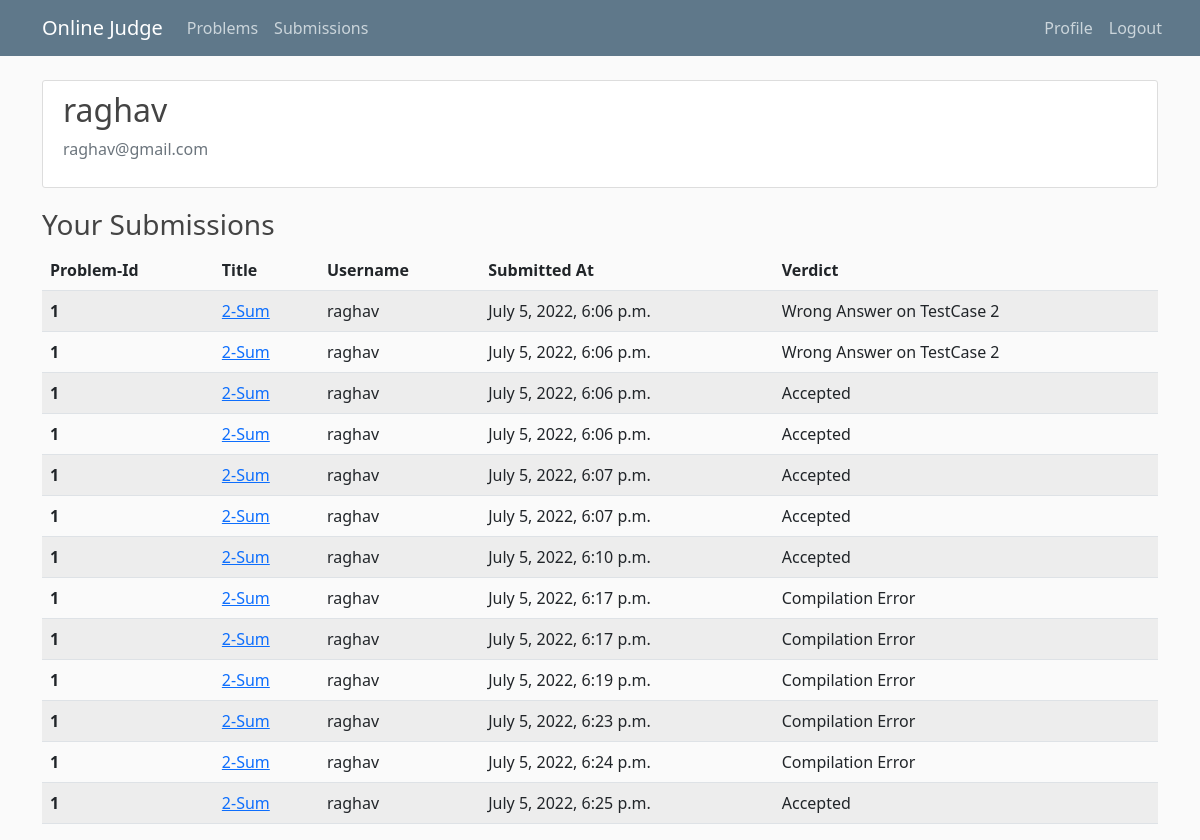
/profile/ (signed in), run on the app's committed database.
### problems/models.py (models this page shows)
class Submission(models.Model):
    user = models.ForeignKey(User, on_delete=models.CASCADE)
    problem = models.ForeignKey(Problem,on_delete=models.CASCADE)
    verdict = models.CharField(max_length=30);
    submitted_time = models.DateTimeField(default=timezone.now)
    submitted_code = models.TextField()

class Problem(models.Model):
    title = models.CharField(max_length=30,unique=True)
    content = models.TextField()
    difficulty = models.CharField(max_length=20)
    inputTestCasePath = models.CharField(max_length=200)
    outputTestCasePath = models.CharField(max_length=200)

### users/views.py (the view)
# urls.py: path('profile/', user_views.profile, name='profile'),
@login_required
def profile(request):
    submissions = Submission.objects.all()
    return render(request, 'users/profile.html',{'submissions': submissions})

### users/templates/users/profile.html
{% extends "problems/base.html" %}
{% block content %}
    <div class="content-section">
        <div class="media-body">
            <h2 class="account-heading">{{ user.username }} </h2>
            <p class="text-secondary">{{ user.email }} </p>
        </div>
    </div>
    <h3>Your Submissions</h3>
    <table class="table table-striped">
        <thead>
        <tr>
            <th scope="col">Problem-Id</th>
            <th scope="col">Title</th>
            <th scope="col">Username</th>
            <th scope="col">Submitted At</th>
            <th scope="col">Verdict</th>
        </tr>
        </thead>
        <tbody>
            {% for submission in submissions %}
                <tr>
                    <th scope="row">{{submission.problem.id}}</th>
                    <td><a href="{% url 'problems-details' problem_id=submission.problem.id %}">{{submission.problem.title}}</a></td>
                    <td>{{submission.user}}</td>
                    <td>{{submission.submitted_time}}</td>
                    <td>{{submission.verdict}}</td>
                </tr>
            {% endfor %}
        </tbody>
    </table>
{% endblock content %}

### problems/static/problems/main.css (style rules this page uses)
body { background: #fafafa; color: #333333; margin-top: 5rem; }
h1, h2, h3, h4, h5, h6 { color: #444444; }
.content-section { background: #ffffff; padding: 10px 20px; border: 1px solid #dddddd; border-radius: 3px; margin-bottom: 20px; }

### data on the page
Submission: problem.id "1", problem "2-Sum", user "raghav", submitted_time "July 5, 2022, 6:06 p.m.", verdict "Wrong Answer on TestCase 2"
Submission: problem.id "1", problem "2-Sum", user "raghav", submitted_time "July 5, 2022, 6:06 p.m.", verdict "Wrong Answer on TestCase 2"
Submission: problem.id "1", problem "2-Sum", user "raghav", submitted_time "July 5, 2022, 6:06 p.m.", verdict "Accepted"
Submission: problem.id "1", problem "2-Sum", user "raghav", submitted_time "July 5, 2022, 6:06 p.m.", verdict "Accepted"
Submission: problem.id "1", problem "2-Sum", user "raghav", submitted_time "July 5, 2022, 6:07 p.m.", verdict "Accepted"
Submission: problem.id "1", problem "2-Sum", user "raghav", submitted_time "July 5, 2022, 6:07 p.m.", verdict "Accepted"
Submission: problem.id "1", problem "2-Sum", user "raghav", submitted_time "July 5, 2022, 6:10 p.m.", verdict "Accepted"
Submission: problem.id "1", problem "2-Sum", user "raghav", submitted_time "July 5, 2022, 6:17 p.m.", verdict "Compilation Error"
Submission: problem.id "1", problem "2-Sum", user "raghav", submitted_time "July 5, 2022, 6:17 p.m.", verdict "Compilation Error"
Submission: problem.id "1", problem "2-Sum", user "raghav", submitted_time "July 5, 2022, 6:19 p.m.", verdict "Compilation Error"
Submission: problem.id "1", problem "2-Sum", user "raghav", submitted_time "July 5, 2022, 6:23 p.m.", verdict "Compilation Error"
Submission: problem.id "1", problem "2-Sum", user "raghav", submitted_time "July 5, 2022, 6:24 p.m.", verdict "Compilation Error"
Submission: problem.id "1", problem "2-Sum", user "raghav", submitted_time "July 5, 2022, 6:25 p.m.", verdict "Accepted"

### other printed values
{{ user.username }} "raghav"
{{ user.email }} "raghav@gmail.com"
